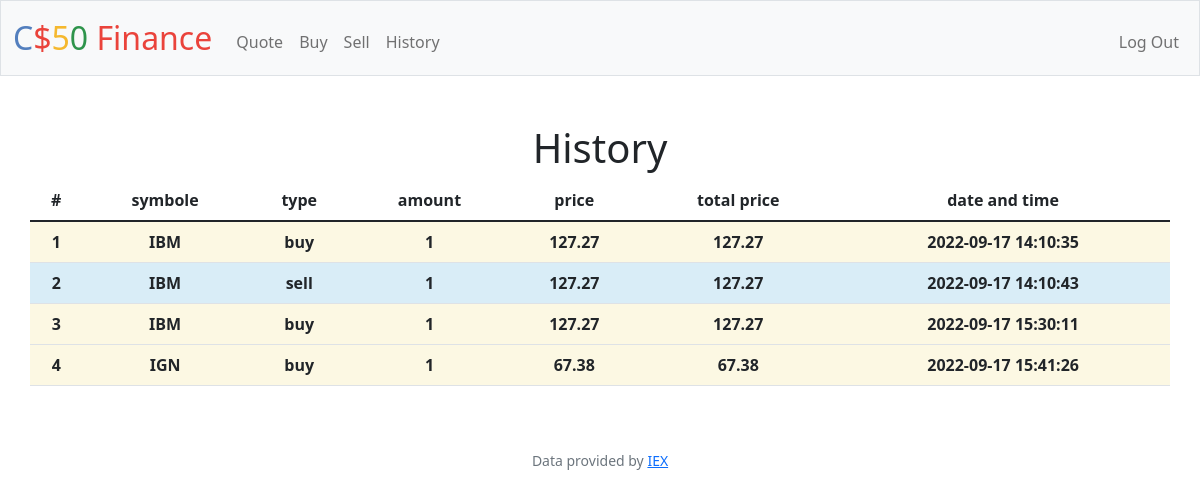
Screenshot of /history (signed in) with the database file from the repository.
### tables this page shows
CREATE TABLE history (
id INTEGER PRIMARY KEY AUTOINCREMENT NOT NULL,
users_id INTEGER NOT NULL,
symbole TEXT NOT NULL,
amount INTEGER NOT NULL,
price FLOAT NOT NULL,
total_price FLOAT NOT NULL,
type TEXT NOT NULL,
date DATETIME NOT NULL
);

### app.py (the view)
@app.route("/history")
@login_required
def history():
    history = db.execute(
        "SELECT symbole, amount, price, total_price, type, date FROM history WHERE users_id = ?", session["user_id"])
    i = int(0)
    history_with_counter = []
    for history_part in history:
        i += 1
        history_part["counter"] = i
        history_with_counter.append(history_part)
    return render_template("history.html", history=history_with_counter)

### app.py (called while the page is built)
@app.after_request
def after_request(response):
    response.headers["Cache-Control"] = "no-cache, no-store, must-revalidate"
    response.headers["Expires"] = 0
    response.headers["Pragma"] = "no-cache"
    return response

### helpers.py (called while the page is built)
def login_required(f):
    @wraps(f)
    def decorated_function(*args, **kwargs):
        if session.get("user_id") is None:
            return redirect("/login")
        return f(*args, **kwargs)
    return decorated_function

### templates/history.html (shortened to what this page needs)
{% extends "layout.html" %}
{% block main %}
<h1>History</h1>
<table class="container table">
    <thead>
        <tr>
            <th scope="col">#</th>
            <th scope="col">symbole</th>
            <th scope="col">type</th>
            <th scope="col">amount</th>
            <th scope="col">price</th>
            <th scope="col">total price</th>
            <th scope="col">date and time</th>
        </tr>
    </thead>
    <tbody>
        {% for history_part in history %}
        {% if history_part["type"] == "sell" %}
        <tr style="background-color:#d9edf7">
            <th>{{ history_part["counter"] }}</th>
            <th>{{ history_part["symbole"] }}</th>
            <th>{{ history_part["type"] }}</th>
            <th>{{ history_part["amount"] }}</th>
            <th>{{ history_part["price"] }}</th>
            <th>{{ history_part["total_price"] }}</th>
            <th>{{ history_part["date"] }}</th>
        </tr>
        {% endif %}
        {% if history_part["type"] == "buy" %}
        <tr style="background-color:#fcf8e3">
            <th>{{ history_part["counter"] }}</th>
            <th>{{ history_part["symbole"] }}</th>
            <th>{{ history_part["type"] }}</th>
            <th>{{ history_part["amount"] }}</th>
            <th>{{ history_part["price"] }}</th>
            <th>{{ history_part["total_price"] }}</th>
            <th>{{ history_part["date"] }}</th>
        </tr>
        {% endif %}
        {% endfor %}
    </tbody>
</table>
{% endblock %}

### templates/layout.html (shortened to what this page needs)
<!DOCTYPE html>
<html lang="en">
<head>
    <link href="https://cdn.jsdelivr.net/npm/bootstrap@5.1.3/dist/css/bootstrap.min.css"
 rel="stylesheet">
    <link href="/static/styles.css" rel="stylesheet">
</head>
<body>
    <nav class="bg-light border navbar navbar-expand-md navbar-light">
        <div class="container-fluid">
            <a class="navbar-brand" href="/"><span class="blue">C</span><span class="red">$</span><span
                    class="yellow">5</span><span class="green">0</span> <span class="red">Finance</span></a>
            <div class="collapse navbar-collapse" id="navbar">
                {% if session["user_id"] %}
                <ul class="navbar-nav me-auto mt-2">
                    <li class="nav-item"><a class="nav-link" href="/quote">Quote</a></li>
                    <li class="nav-item"><a class="nav-link" href="/buy">Buy</a></li>
                    <li class="nav-item"><a class="nav-link" href="/sell">Sell</a></li>
                    <li class="nav-item"><a class="nav-link" href="/history">History</a></li>
                </ul>
                <ul class="navbar-nav ms-auto mt-2">
                    <li class="nav-item"><a class="nav-link" href="/logout">Log Out</a></li>
                </ul>
                {% else %}
                <ul class="navbar-nav ms-auto mt-2">
                    <li class="nav-item"><a class="nav-link" href="/register">Register</a></li>
                    <li class="nav-item"><a class="nav-link" href="/login">Log In</a></li>
                </ul>
                {% endif %}
            </div>
        </div>
    </nav>
    <main class="container-fluid py-5 text-center">
        {% block main %}{% endblock %}
    </main>
    <footer class="mb-5 small text-center text-muted">
        Data provided by <a href="https://iexcloud.io/">IEX</a>
    </footer>
</body>
</html>

### static/styles.css (style rules this page uses)
nav .navbar-brand { font-size: xx-large; }
nav .navbar-brand .blue { color: #537fbe; }
nav .navbar-brand .red { color: #ea433b; }
nav .navbar-brand .yellow { color: #f5b82e; }
nav .navbar-brand .green { color: #2e944b; }

### rows the page displays
history: counter "1", symbole "IBM", type "buy", amount "1", price "127.27", total_price "127.27", date "2022-09-17 14:10:35"
history: counter "2", symbole "IBM", type "sell", amount "1", price "127.27", total_price "127.27", date "2022-09-17 14:10:43"
history: counter "3", symbole "IBM", type "buy", amount "1", price "127.27", total_price "127.27", date "2022-09-17 15:30:11"
history: counter "4", symbole "IGN", type "buy", amount "1", price "67.38", total_price "67.38", date "2022-09-17 15:41:26"
